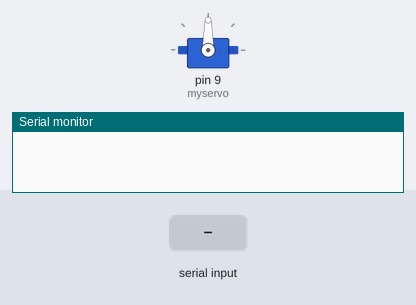
The sketch below on a simulated Arduino Uno, built with avr-gcc and run on an emulated ATmega328P. On the bench: servo, the last lines printed to the serial monitor. The inputs (shaded band) are chosen by the test bench.

Above: at 1.2 s.
1.3 s: "1\n" received over Serial
At 1.7 s:
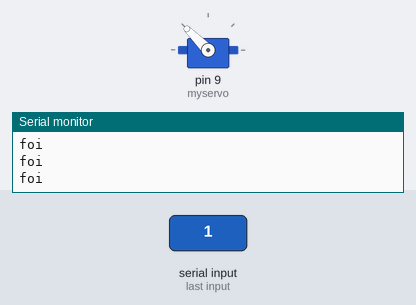
2.9 s: "3\n" received over Serial
At 4.2 s:
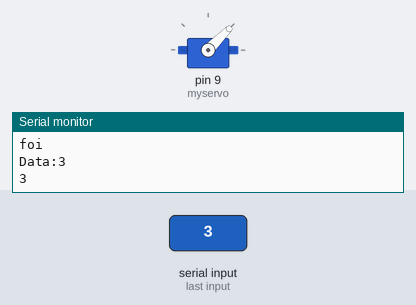
4.5 s: "0\n" received over Serial
At 5.4 s:
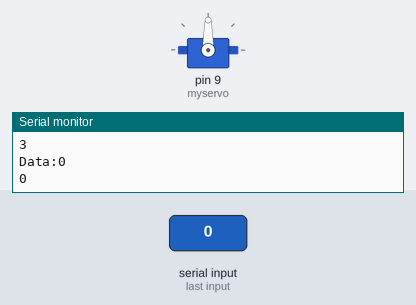
Timing chart, 0 to 7.5 s (numbered marks = the images above; inputs shaded):
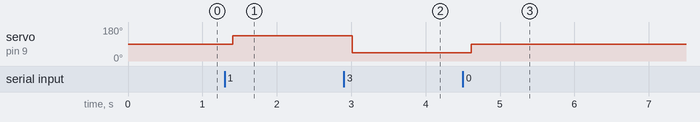

Measured:
- after the input at 1.3 s, servo on pin 9 (myservo): 90° → 135° after 0.11 s
- after the input at 2.9 s, servo on pin 9 (myservo): 135° → 45° after 0.12 s
- after the input at 4.5 s, servo on pin 9 (myservo): 45° → 90° after 0.11 s

The sketch:

servo.ino
```cpp
#include <Servo.h>

Servo myservo;
char buffer[18];
int valor;
void setup()
{
  Serial.begin(9600);
  Serial.flush();
  myservo.attach(9);
}

int converte(char *data){
  Serial.print("Data:");
  Serial.println(data);
  int val = strtol(data, NULL, 10);

  for(int x = 0; x<16; x++){
    buffer[x] = '\0';
  }
  Serial.flush();
  Serial.println(val);
  return val;
}

void loop()
{
  if(Serial.available() > 0){
    int index=0;
    delay(100);
    int numChar = Serial.available();
    if (numChar > 15){
      numChar=15;
    }
    while(numChar--){
      buffer[index++] = Serial.read();
    }
    valor = converte(buffer);
  }

  switch(valor)
  {
  case 1:
  Serial.println("foi");
  myservo.write(135);
  break;

  case 3:
  myservo.write(45);
  break;

  case 0:
  myservo.write(90);
  break;
}
}
```
